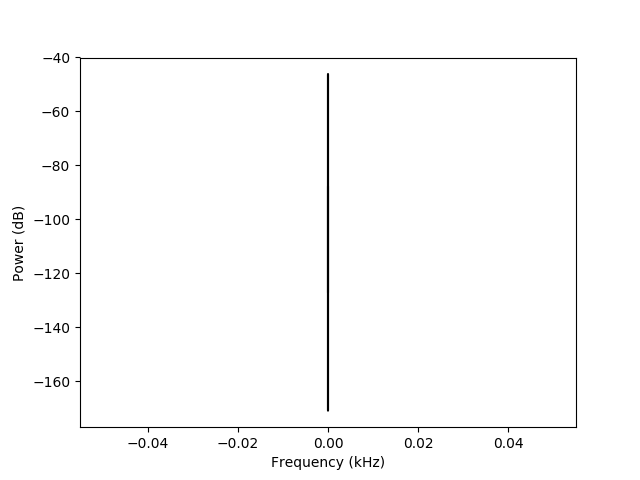

This chart was generated by the following Python code:
import matplotlib as mpl
mpl.use('TkAgg')
from matplotlib import pylab
from pylab import *
from scipy.io import wavfile

# reference: http://samcarcagno.altervista.org/blog/basic-sound-processing-python/?doing_wp_cron=1523395684.8911240100860595703125

sampFreq, snd = wavfile.read('test.wav')

snd = snd / (2.**15)
s1 = snd[:,0]  #working with one channel only

n = len(s1)
p = fft(s1) # take the fourier transform

#new
spectrum = fft(snd)
timeArray = arange(0, snd.shape[0], 1)
timeArray = timeArray / sampFreq
timeArray = timeArray * 1000  #scale to milliseconds
frequencies = fftfreq(len(spectrum))
pylab.plot(timeArray,frequencies)
pylab.show()
plt.savefig( 'freq2' )

nUniquePts = int(ceil((n+1)/2.0))
p = p[0:nUniquePts]
p = abs(p)

p = p / float(n) # scale by the number of points so that
                 # the magnitude does not depend on the length
                 # of the signal or on its sampling frequency
p = p**2  # square it to get the power

# multiply by two (see technical document for details)
# odd nfft excludes Nyquist point
if n % 2 > 0: # we've got odd number of points fft
    p[1:len(p)] = p[1:len(p)] * 2
else:
    p[1:len(p) -1] = p[1:len(p) - 1] * 2 # we've got even number of points fft

freqArray = arange(0, nUniquePts, 1.0) * (sampFreq / n);
plot(freqArray/1000, 10*log10(p), color='k')
xlabel('Frequency (kHz)')
ylabel('Power (dB)')
plt.savefig( 'freq' )
